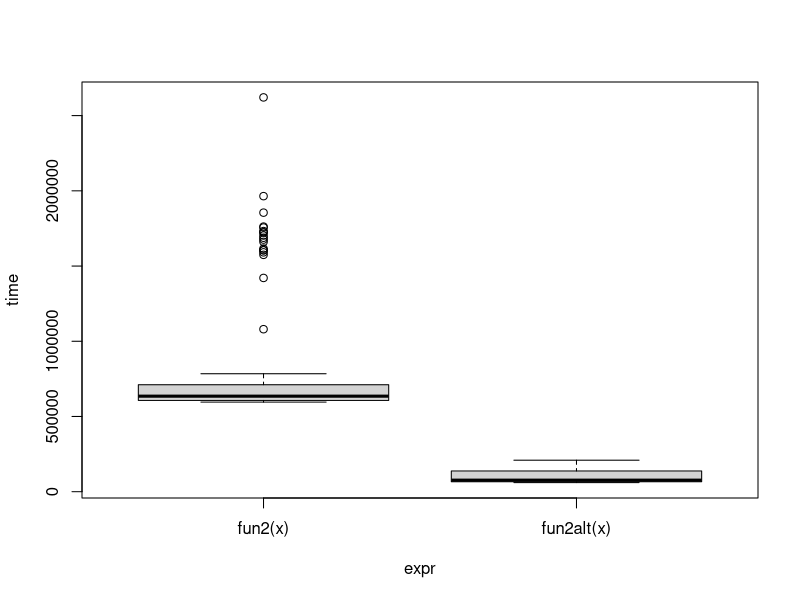
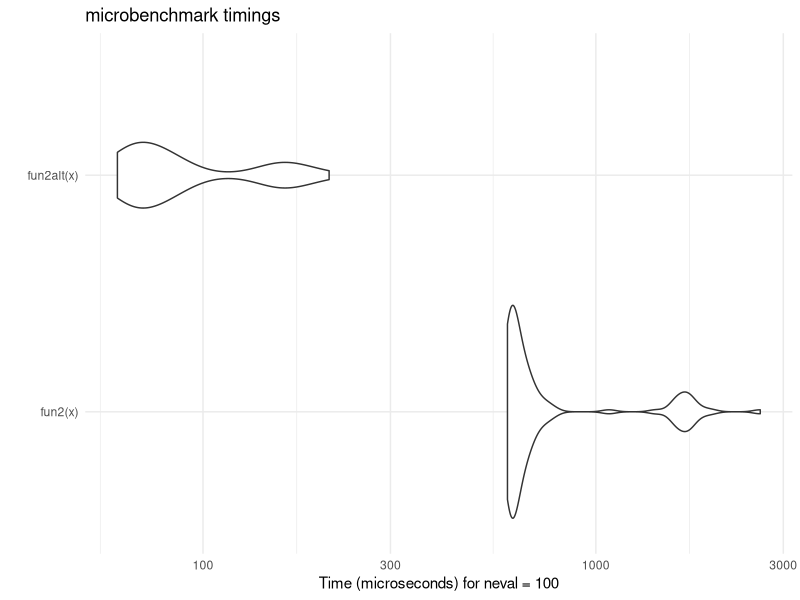

These figures' R source, in order: (Note: this script raises an error after producing the figures.)
## ---- chunk 1
library(parallel)
library(microbenchmark)
library(dplyr)
## ---- chunk 2
fun1 <- function(n = 100, k = 4, lambda = 4) {
  x <- NULL
  
  for (i in 1:n)
    x <- rbind(x, rpois(k, lambda))
  
  return(x)
}

fun1alt <- function(n = 100, k = 4, lambda = 4) {
  matrix(rpois(n*k, lambda = lambda), ncol = k)
  
}

# Benchmarking
microbenchmark::microbenchmark(
  fun1(100),
  fun1alt(100),
  unit = "ns"
)
## ---- chunk 3
# Data Generating Process (10 x 10,000 matrix)
set.seed(1234)
x <- matrix(rnorm(1e4), nrow=10)

# Find each column's max value
fun2 <- function(x) {
  apply(x, 2, max)
}

fun2alt <- function(x) {
  x[cbind(max.col(t(x)), 1:ncol(x))]
}

# Benchmarking
bench <- microbenchmark::microbenchmark(
  fun2(x),
  fun2alt(x),
  unit = "us"
)

plot(bench)
ggplot2::autoplot(bench) +
  ggplot2::theme_minimal()
## ---- chunk 4
my_boot <- function(dat, stat, R, ncpus = 1L) {
  
  # Getting the random indices
  n <- nrow(dat)
  idx <- matrix(sample.int(n, n*R, TRUE), nrow=n, ncol=R)
 
  # Making the cluster using `ncpus`
  cl <- makePSOCKcluster(ncpus)
  # STEP 2: GOES HERE
  # on.exit(stopCluster(cl))
  clusterExport(cl, varlist = c("idx", "dat", "stat"), envir = environment())
  
  
  # STEP 3: THIS FUNCTION NEEDS TO BE REPLACED WITH parLapply
  ans <- parLapply(cl, seq_len(R), function(i) {
    stat(dat[idx[,i], , drop=FALSE])
  })
  
  # Coercing the list into a matrix
  ans <- do.call(rbind, ans)
  
  # STEP 4: GOES HERE
  stopCluster(cl)
  
  ans
  
}
## ---- chunk 5
# Bootstrap of a linear regression model
my_stat <- function(d) coef(lm(y~x, data = d)) 

# DATA SIM
set.seed(1)
n <- 500 
R <- 1e4
x <- cbind(rnorm(n)) 
y <- x*5 + rnorm(n)

# Check if we get something similar as lm
ans0 <- confint(lm (y~x))
cat("OLS CI \n")
print(ans0)

ans1 <- my_boot(dat = data.frame(x, y), my_stat, R = R, ncpus = 4)
qs <- c(0.025, 0.975)
cat("Bootstap CI \n")
print(t(apply(ans1, 2, quantile, probs = qs)))

## ---- chunk 6
# your code here
parallel::detectCores()

system.time(my_boot(dat = data.frame(x, y), my_stat, R = 4000, ncpus = 1L))

system.time(my_boot(dat = data.frame(x, y), my_stat, R = 4000, ncpus = 4L))
